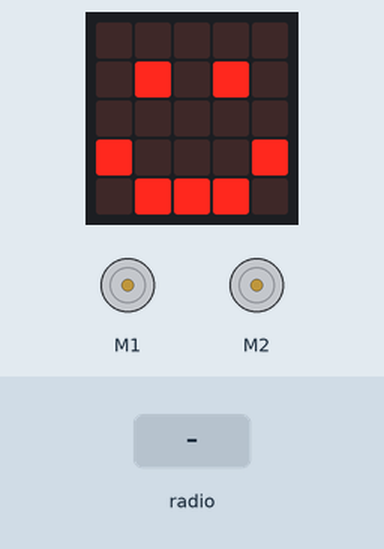
The program below on a simulated BBC micro:bit (MakeCode). Shown: the board's 5×5 LED display, 2 × DC motor (green arrow = forward, orange = backward, longer = faster). The inputs (shaded band) are chosen by the test bench.

Above: at 1.8 s.
1.9 s: radio message "2" arrives
At 2.6 s:
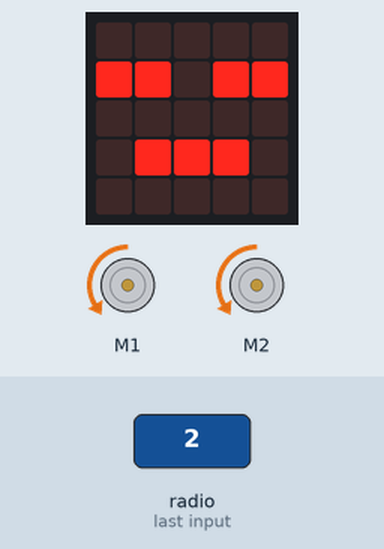
3.4 s: radio message "3" arrives
At 3.7 s:
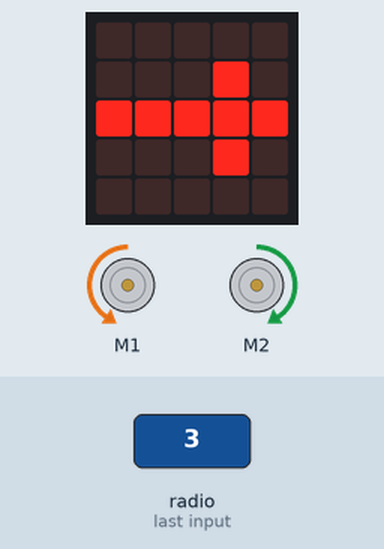
4.9 s: radio message "4" arrives
At 6.1 s:
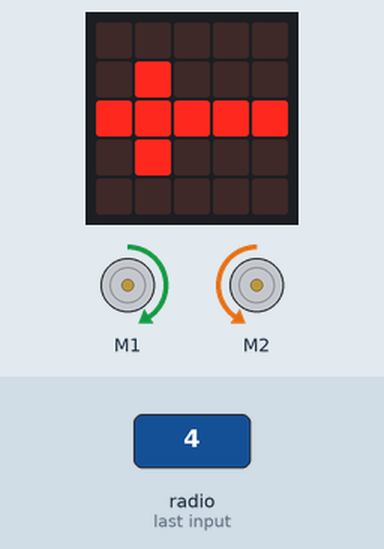
6.4 s: radio message "5" arrives
At 7.2 s:
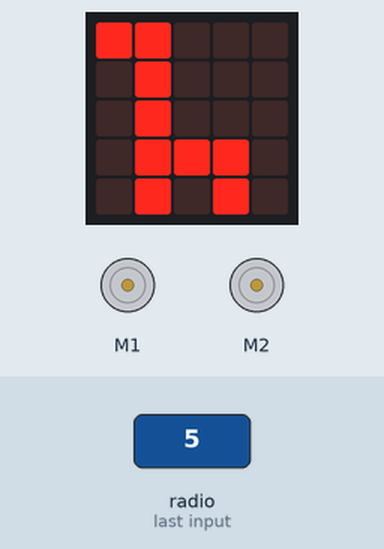
7.9 s: radio message "1" arrives
At 8.4 s:
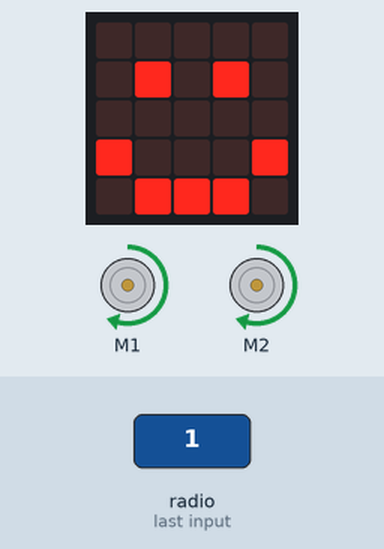
Timing chart, 0 to 10.4 s (numbered marks = the images above; inputs shaded):
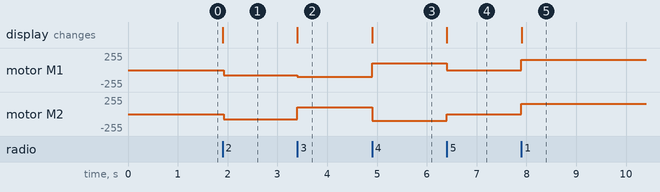

The program:

main.ts
```typescript
radio.onReceivedNumber(function (receivedNumber) {
    if (receivedNumber == 1) {
        bitbot.go(BBDirection.Forward, 60)
        basic.showIcon(IconNames.Happy)
    } else if (receivedNumber == 2) {
        bitbot.go(BBDirection.Reverse, 30)
        basic.showIcon(IconNames.Asleep)
    } else if (receivedNumber == 3) {
        bitbot.rotate(BBRobotDirection.Left, 40)
        basic.showLeds(`
            . . . . .
            . . . # .
            # # # # #
            . . . # .
            . . . . .
            `)
    } else if (receivedNumber == 4) {
        bitbot.rotate(BBRobotDirection.Right, 40)
        basic.showLeds(`
            . . . . .
            . # . . .
            # # # # #
            . # . . .
            . . . . .
            `)
    } else if (receivedNumber == 5) {
        bitbot.go(BBDirection.Forward, 0)
        basic.showIcon(IconNames.Giraffe)
    }
})
basic.showIcon(IconNames.Happy)
radio.setGroup(1)
bitbot.select_model(BBModel.XL)
basic.forever(function () {

})
```

test.ts
```typescript
// testene settes inn her; disse vil ikke kompilert så lenge denne pakken blir brukt som en utvidelse.
```

Measured:
- after the input at 1.9 s, motor M1, motor M2: stopped → backward 76/255 at once; the display: changes at once (image 1)
- after the input at 3.4 s, motor M1: backward 76/255 → backward 102/255 at once; motor M2: backward 76/255 → forward 102/255 at once; the display: changes at once (image 2)
- after the input at 4.9 s, motor M1: backward 102/255 → forward 102/255 at once; motor M2: forward 102/255 → backward 102/255 at once; the display: changes at once (image 3)
- after the input at 6.4 s, motor M1: forward 102/255 → stopped at once; motor M2: backward 102/255 → stopped at once; the display: changes at once (image 4)
- after the input at 7.9 s, motor M1, motor M2: stopped → forward 153/255 at once; the display: changes at once (image 5)
